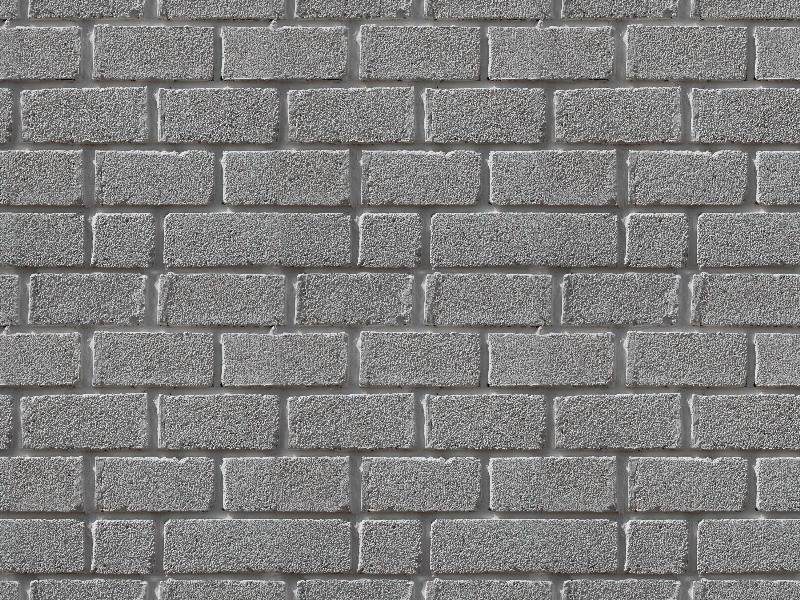
#> input picture ödev13-14-15-16/image4.jpeg, 800 x 600 px
$ jupyter execute sobelxy.ipynb   (older library calls are emulated)
#> lines starting #> are read from the running program, lines starting #| are printed output that depends on the picture
<a href="https://colab.research.google.com/github/hilalkaynarcali/goruntu-isleme/blob/main/sobelxy.ipynb" target="_parent"></a>

[cell 1]
import cv2
import numpy as np
import matplotlib.pyplot as plt

[cell 2]
img = cv2.imread("image4.jpeg", 0)
#> img: shape (600, 800); min 0, max 247, mean 127.2

[cell 3]
blur = cv2.GaussianBlur(img, (5, 5), 1)

[cell 4]
sobel_x = np.array([[-1, 0, 1],
                    [-2, 0, 2],
                    [-1, 0, 1]])

sobel_y = np.array([[-1, -2, -1],
                    [ 0,  0,  0],
                    [ 1,  2,  1]])

sonuc_x = cv2.filter2D(blur, cv2.CV_64F, sobel_x)
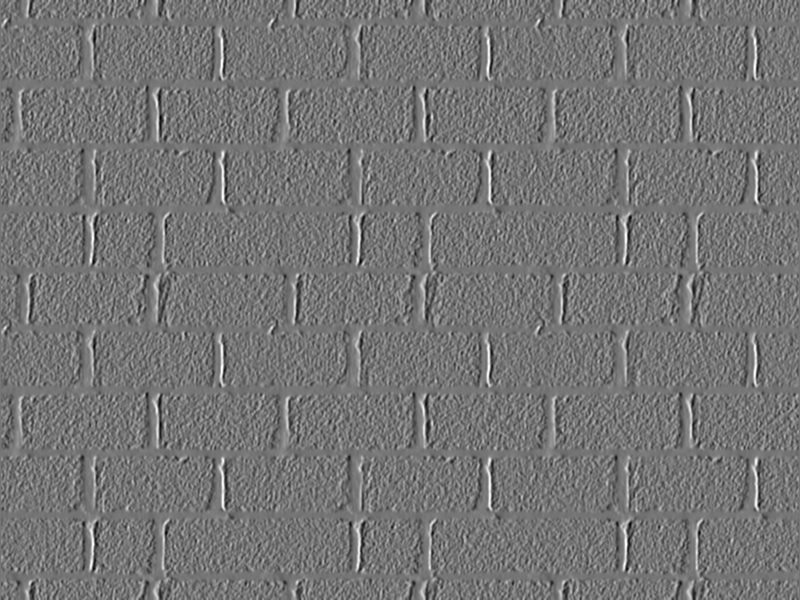
#> sonuc_x: shape (600, 800) float64; min -271, max 318, mean 0; drawn with min black and max white
sonuc_y = cv2.filter2D(blur, cv2.CV_64F, sobel_y)
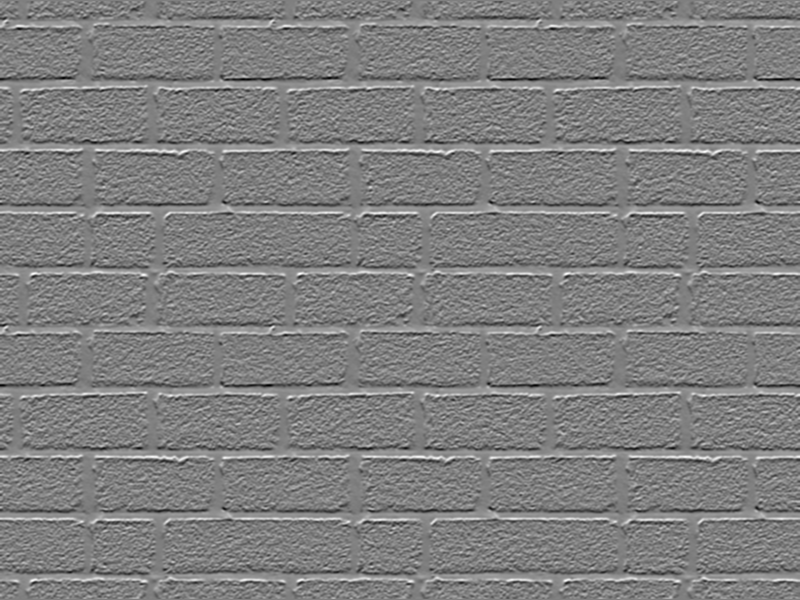
#> sonuc_y: shape (600, 800) float64; min -326, max 325, mean 0; drawn with min black and max white

sonuc_x = np.abs(sonuc_x)
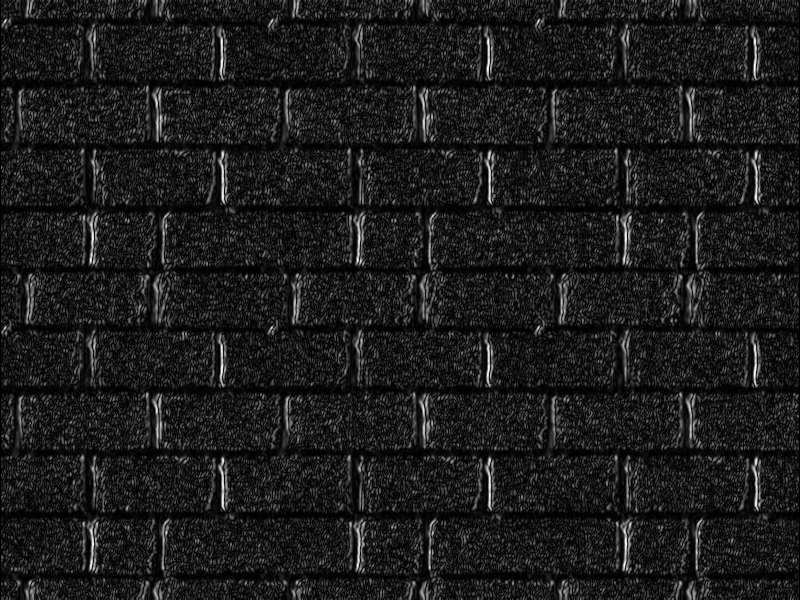
#> sonuc_x: shape (600, 800) float64; min 0, max 318, mean 35.4; drawn with min black and max white
sonuc_y = np.abs(sonuc_y)
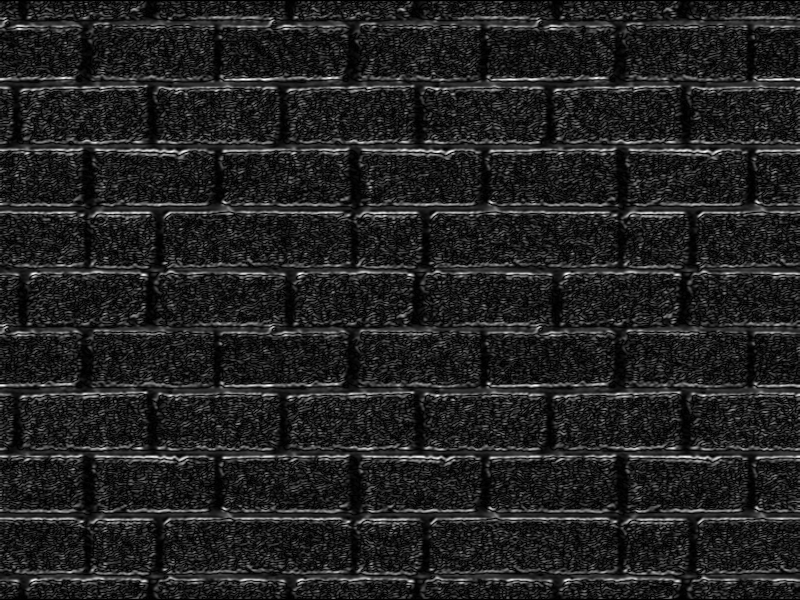
#> sonuc_y: shape (600, 800) float64; min 0, max 326, mean 44; drawn with min black and max white

[cell 5]
plt.subplot(1, 4, 1)
plt.imshow(img, cmap="gray")
plt.title("Orijinal")

plt.subplot(1, 4, 2)
plt.imshow(blur, cmap="gray")
plt.title("Gauss")

plt.subplot(1, 4, 3)
plt.imshow(sonuc_x, cmap="gray")
plt.title("Sobel X")

plt.subplot(1, 4, 4)
plt.imshow(sonuc_y, cmap="gray")
plt.title("Sobel Y")

plt.show()
